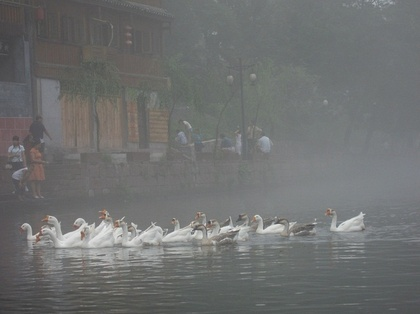
%> input picture matlab/remove_fog_xd/test.jpg, 420 x 314 px, shrunk from 640 x 479 before the run
$ octave --eval "result = remove_fog_xd(imread('test.jpg'));"   (GNU Octave 9; MATLAB toolbox functions it lacks are replaced by stand-ins)
%> lines starting %> are read from the running program, lines starting %| are printed output that depends on the picture
### matlab/remove_fog_xd/getA.m
%% 获取大气光值，根据四叉树迭代法来求。
% 首先把所述原始图像I划分成四个矩形区域，然后为每个子区域进行评分，
% 这个评分的计算方法是“用区域内像素的平均值减去这些像素的标准差”，
% 选择得分最高的区域，并将其继续划分为更小的四个子矩形，重复这个过程
% 直到被选中的区域小于某个提前指定的阈值。图6中的红色方框部分就是最终
% 被选定的区域。在这被选定的区域里，选择使得距离
% ||(Ir(p),Ig(p),Ib(p))-(255,255,255)|| 最小化的颜色（包含 r,g,b 三个分量）
% 来作为大气光的参考值。


%% 输入为三通道彩色图像 uint8格式
function A=getA(img)
   img=double(img);             %转换为double
   SZ=size(img);
   row=floor(SZ(1)/2);
   col=floor(SZ(2)/2);
   while(row*col>25)
       %%  图像分块
        up_left=img(1:row,1:col,:);                             %左上
        up_right=img(1:row,col:end,:);                          %右上
        down_left=img(row:end,1:col,:);                         %左下
        down_right=img(row:end,col:end,:);                      %右下
        cost1=mean(up_left(:))-sqrt(std(up_left(:)));
        cost2=mean(up_right(:))-sqrt(std(up_right(:)));
        cost3=mean(down_left(:))-sqrt(std(down_left(:)));
        cost4=mean(down_right(:))-sqrt(std(down_right(:)));
        [ ~,index]=max([cost1,cost2,cost3,cost4]);
        switch index
            case 1
                img=up_left;
            case 2
                img=up_right;
            case 3
                img=down_left;
            case 4
                img=down_right;
        end
        SZ=size(img);
        row=floor(SZ(1)/2);
        col=floor(SZ(2)/2);
   end
   A_1=img(:,:,1)-255;
   A_2=img(:,:,2)-255;
   A_3=img(:,:,3)-255;
   A_=A_1.*A_1+A_2.*A_2+A_3.*A_3;
   [x,y]=find(A_==min(A_(:)));
   A=(img(x(1),y(1),:));
end

### matlab/remove_fog_xd/getT.m
%%   img 为double后的uint8图像
%    kernelsz为分块大小，这里是矩形块
%    A是大气光估计值
%    paper<<Optimized contrast enhancement for real-time image and video
%    dehazing>>
%    式 19


%% ------------------
function T=getT(img,kernelsz,A,eps)
img=double(img);
se = strel('rectangle',[kernelsz,kernelsz]);
img_c=cell(3);
img_c{1}=(img(:,:,1)-A(1))/(-A(1));         %分离通道并变换
img_c{2}=(img(:,:,2)-A(2))/(-A(2));
img_c{3}=(img(:,:,3)-A(3))/(-A(3));

img_d=cell(3);
img_d{1}=(img(:,:,1)-A(1))/(255-A(1)+eps);      %分离通道并变换
img_d{2}=(img(:,:,2)-A(2))/(255-A(2)+eps);
img_d{3}=(img(:,:,3)-A(3))/(255-A(3)+eps);


%三通道分别进行最大值和最小值滤波（分别对应膨胀核腐蚀代替，这里是因为matlab的膨胀和腐蚀都只支持三通道）
img_erode=cell(3);
img_dilate=cell(3);
img_erode{1}= imerode(img_c{1},se);               %腐蚀
img_erode{2}= imerode(img_c{2},se);
img_erode{3}= imerode(img_c{3},se);

img_dilate{1} = imdilate(img_d{1},se);            %膨胀
img_dilate{2} = imdilate(img_d{2},se);
img_dilate{3} = imdilate(img_d{3},se);

img_e3=cat(3,img_erode{1},img_erode{2},img_erode{3});
img_d3=cat(3,img_dilate{1},img_dilate{2},img_dilate{3});


sz=size(img);
min_=zeros(sz(1),sz(2));
max_=zeros(sz(1),sz(2));
for i=1:sz(1)
    for j=1:sz(2)
        min_(i,j)=min(img_e3(i,j,:));
        max_(i,j)=max(img_d3(i,j,:));
    end
end

T=min_;
max(min_,max_);

end

### matlab/remove_fog_xd/remove_fog_xd.m
%% remove fog test code
% zhxing 2018/6/21


%%
function img_dfog=remove_fog_xd(img)
%figure,
%imshow(img),title('原图');
sz=size(img);

kernelsz=(floor(max([sz(1)*0.01,sz(2)*0.01,3])));

A=getA(img);                   %获取大气光值
for i=1:3
    if(A(1)<240)
        A(1)=240;
    end
    if(A(2)<240)
        A(2)=240;
    end
    if(A(3)<240)
        A(3)=240;
    end
end

T=getT(double(img),kernelsz,A,0.0001);


r = kernelsz*4;
eps = 10^-6;
tx=guidedfilter(double(rgb2gray(img))/255,T,r,eps);        %引导滤波获得透射率图
%figure,imshow(tx,[]),title('透射率图')

figure,imshow(tx),title('tx');

img=double(img);
%figure,imshow(img,[]),title('img');

Ix1=(img(:,:,1));             %通道分离
Ix2=(img(:,:,2));
Ix3=(img(:,:,3));

Jx1_=Ix1-A(1)+A(1)*tx;
Jx1=Jx1_./tx
figure,imshow(Jx1,[]),title('JX1');


Jx2_=Ix2-A(2)+A(2)*tx;
Jx2=Jx2_./tx;
%figure,imshow(Jx2,[]),title('JX2');

Jx3_=Ix3-A(3)+A(3)*tx;
Jx3=Jx3_./tx;
%figure,imshow(Jx3,[]),title('JX3');

img_dfog=cat(3,Jx1,Jx2,Jx3);


%figure,imshow(uint8(image)),title('defog');

end
%映射到0-255


%> the loop in getA, `while(row*col>25)` made 6 passes
%> (cost1, cost2, cost3, cost4, index) on passes 1 to 6: (97.58, 114.3, 108.2, 111.9, 2), (111.8, 114, 114.5, 117.4, 4), (115.9, 113.9, 121.6, 119.4, 3), (119.9, 119.7, 123.3, 123.7, 4), (121.8, 123.4, 125.1, 124.7, 3), (123.8, 124.5, 126.5, 125.5, 3)
%> pass 1, in getA, `up_left=img(1:row,1:col,:);`:
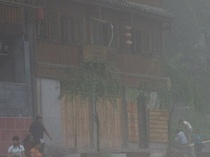
%> up_left: size 157x210x3 double; mean R, G, B 102.6, 101.5, 99.8
%> pass 1, in getA, `up_right=img(1:row,col:end,:);`:
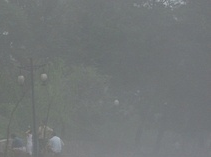
%> up_right: size 157x211x3 double; mean R, G, B 113.8, 118.1, 118.6
%> pass 1, in getA, `down_left=img(row:end,1:col,:);`:
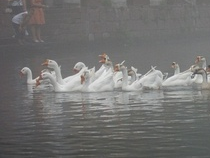
%> down_left: size 158x210x3 double; mean R, G, B 114.4, 113.9, 112.6
%> pass 1, in getA, `down_right=img(row:end,col:end,:);`:
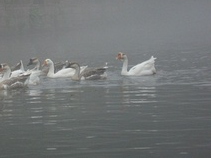
%> down_right: size 158x211x3 double; mean R, G, B 114.1, 117.4, 118
%> in getA, `A_1=img(:,:,1)-255;`: A_1 = [-131 -131 -131 -131 -130 -129 -130; -129 -129 -130 -131 -131 -129 -130; -126 -126 -127 -128 -128 -127 -131; -130 -128 -126 -126 -128 -131 -132; -131 -129 -127 -126 -131 -134 -131; -127 -127 -127 -128 -131 -132 -129; -125 -126 -127 -129 -131 -130 -129]
%> in getA, `A_2=img(:,:,2)-255;`: A_2 = [-130 -130 -130 -130 -129 -128 -129; -128 -128 -129 -130 -130 -128 -129; -125 -125 -126 -127 -127 -126 -127; -129 -127 -125 -125 -127 -130 -128; -130 -128 -126 -125 -127 -130 -127; -126 -126 -126 -127 -127 -128 -125; -124 -125 -126 -128 -127 -126 -125]
%> in getA, `A_3=img(:,:,3)-255;`: A_3 = [-128 -128 -126 -126 -125 -124 -125; -126 -126 -125 -126 -126 -124 -125; -123 -123 -122 -123 -123 -122 -124; -127 -125 -121 -121 -123 -126 -125; -128 -126 -122 -121 -124 -127 -124; -124 -124 -122 -123 -124 -125 -122; -122 -123 -122 -124 -124 -123 -122]
%> in getA, `A_=A_1.*A_1+A_2.*A_2+A_3.*A_3;`: A_ = [50445 50445 49937 49937 49166 48401 49166; 48901 48901 49166 49937 49937 48401 49166; 46630 46630 46889 47642 47642 46889 48666; 49670 48138 46142 46142 47642 49937 49433; 50445 48901 46889 46142 48666 50985 48666; 47381 47381 46889 47642 48666 49433 47150; 45885 46630 46889 48401 48666 47905 47150]
%> in getA, `[x,y]=find(A_==min(A_(:)));`: x = 7; y = 1
%> in getA, `A=(img(x(1),y(1),:));`: A = [130 131 133]
%> after the loop in remove_fog_xd, `for i=1:3`: A = [240 240 240]
%> in getT, `img_e3=cat(3,img_erode{1},img_erode{2},img_erode{3});`:
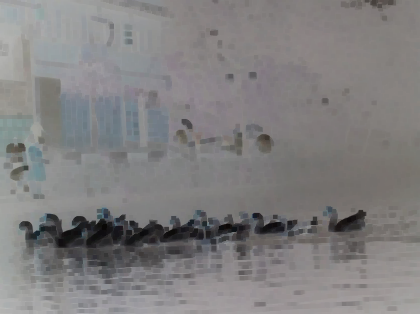
%> img_e3: size 314x420x3 double; mean R, G, B 0.506, 0.5, 0.501
%> in getT, `img_d3=cat(3,img_dilate{1},img_dilate{2},img_dilate{3});`:
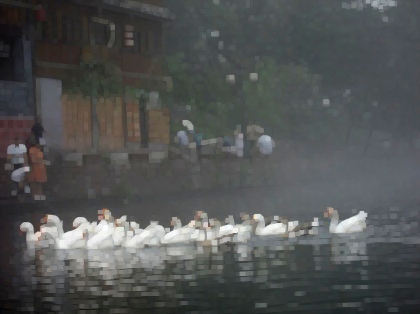
%> img_d3: size 314x420x3 double; mean R, G, B -8.09, -7.99, -8.02; drawn with min black and max white
%> after the loop in getT, `for i=1:sz(1)`:
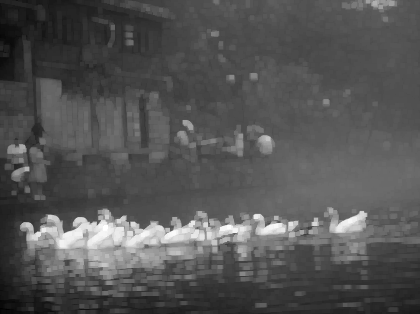
%> max_: size 314x420 double; min -11.6, max -0.4, mean -7.87; drawn with min black and max white
%> (the run ends here)
